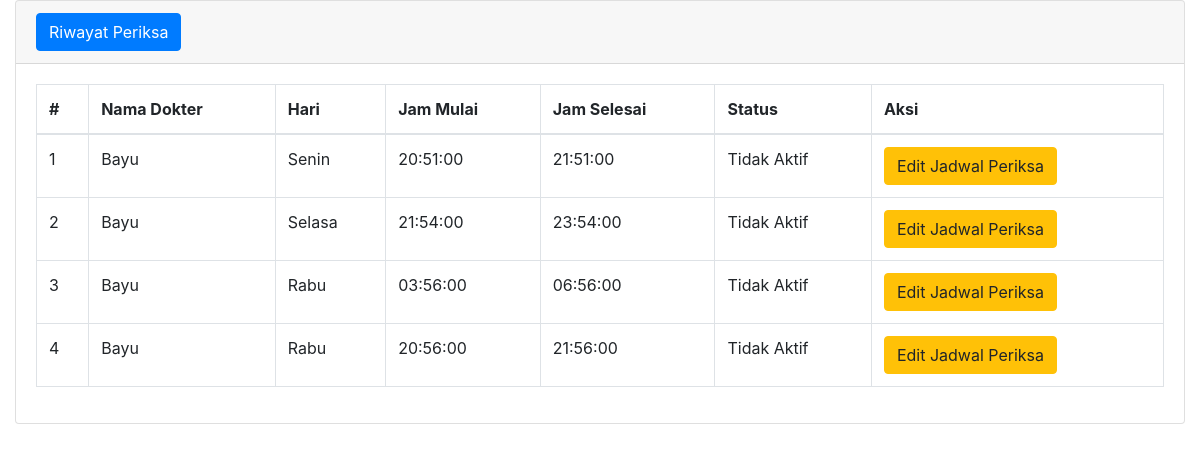
The page /jadwalPeriksa.php (signed in) on the database its author committed.
### tables this page shows
CREATE TABLE `jadwal_periksa` (
  `id` int(11) NOT NULL,
  `id_dokter` int(11) NOT NULL,
  `hari` varchar(10) NOT NULL,
  `jam_mulai` time NOT NULL,
  `jam_selesai` time NOT NULL,
  `aktif` char(1) NOT NULL DEFAULT 'N'
);

CREATE TABLE `dokter` (
  `id` int(11) NOT NULL,
  `nama` varchar(255) NOT NULL,
  `password` varchar(255) NOT NULL,
  `alamat` varchar(255) NOT NULL,
  `no_hp` varchar(50) NOT NULL,
  `id_poli` int(11) NOT NULL
);

### jadwalPeriksa.php (the view, shortened to what this page needs)
<!DOCTYPE html>
<html lang="en">
<head>
  <link rel="stylesheet" href="https://stackpath.bootstrapcdn.com/bootstrap/4.6.0/css/bootstrap.min.css">
</head>
<body class="hold-transition sidebar-mini">
  <div class="wrapper">
    <section class="content">
      <div class="container-fluid">
        <div class="row">
          <div class="col-12">
            <div class="card">
                <div class="card-header">
                <button data-toggle="modal" data-target="#formModal" class="btn btn-primary">
                    Riwayat Periksa
                </button>
                </div>
              <div class="card-body">
                <table id="example2" class="table table-bordered table-hover">
                  <thead>
                    <tr>
                      <th>#</th>
                      <th>Nama Dokter</th>
                      <th>Hari</th>
                      <th>Jam Mulai</th>
                      <th>Jam Selesai</th>
                      <th>Status</th>
                      <th>Aksi</th>
                    </tr>
                  </thead>
                  <tbody>
                    <?php
                        include './koneksi.php';
                        $no = 1;
                        $query = "SELECT
                        jadwal_periksa.*,
                        dokter.nama AS nama_dokter
                        FROM jadwal_periksa
                        INNER JOIN dokter ON dokter.id = jadwal_periksa.id_dokter";
                        $db = mysqli_query($mysqli, $query);
                        while ($result = mysqli_fetch_assoc($db)) {
                    ?>
                        <tr>
                            <td><?= $no++ ?></td>
                            <td><?= $result['nama_dokter'] ?></td>
                            <td><?= $result['hari'] ?></td>
                            <td><?= $result['jam_mulai'] ?></td>
                            <td><?= $result['jam_selesai'] ?></td>
                            <td><?= $result['aktif'] == 'Y' ? 'Aktif' : 'Tidak Aktif' ?></td>
                            <td>
                            <button data-toggle="modal" data-target="#editModal<?= $result['id'] ?>" class="btn btn-warning">
                                Edit Jadwal Periksa
                            </button>
                            </td>
                        </tr>
                    <?php
                        }
                    ?>
                  </tbody>
                </table>
              </div>
            </div>
          </div>
        </div>
      </div>
    </section>
  </div>
</body>
</html>

### rows shown on the page
jadwal_periksa: id_dokter.nama "Bayu", hari "Senin", jam_mulai "20:51:00", jam_selesai "21:51:00", aktif "Tidak Aktif"
jadwal_periksa: id_dokter.nama "Bayu", hari "Selasa", jam_mulai "21:54:00", jam_selesai "23:54:00", aktif "Tidak Aktif"
jadwal_periksa: id_dokter.nama "Bayu", hari "Rabu", jam_mulai "03:56:00", jam_selesai "06:56:00", aktif "Tidak Aktif"
jadwal_periksa: id_dokter.nama "Bayu", hari "Rabu", jam_mulai "20:56:00", jam_selesai "21:56:00", aktif "Tidak Aktif"
